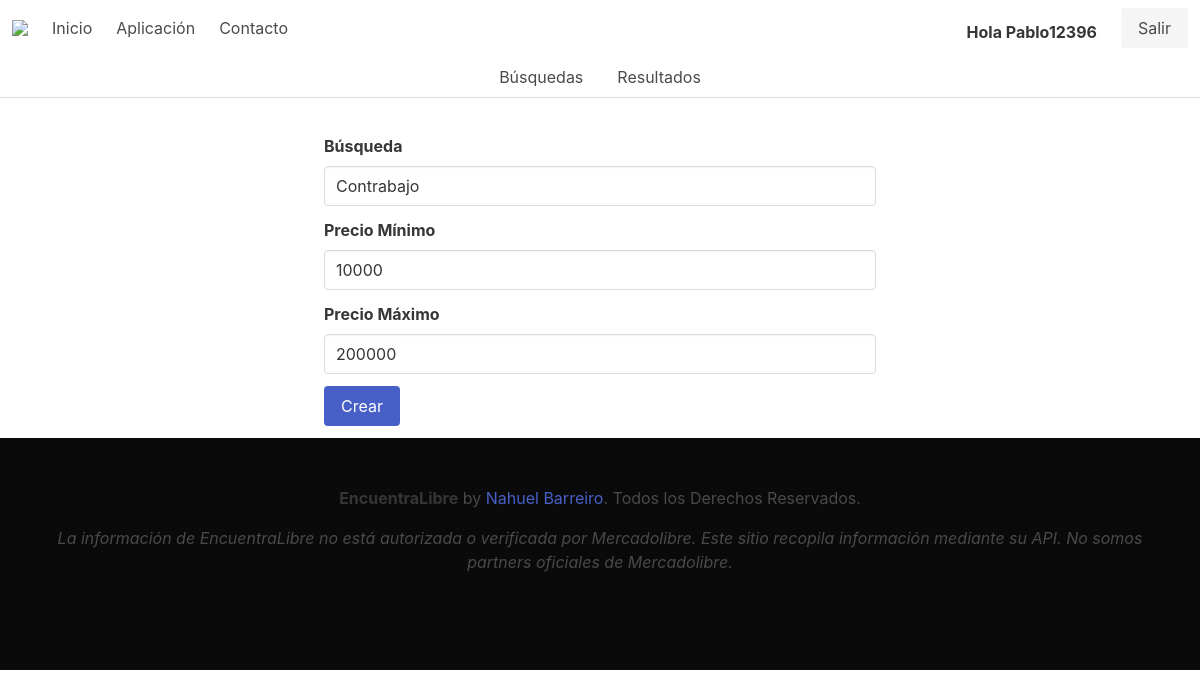
/aplicacion/busqueda/editar_busqueda/1 (signed in), run on the app's committed database.
### usuario/models.py (models this page shows, shortened)
class Usuario(AbstractBaseUser):
    username= models.CharField('Nombre de Usuario', unique=True, max_length=100)
    email=models.EmailField('Correo electrónico', unique=True, max_length=254)
    nombres=models.CharField('Nombres', max_length=200, blank=True, null=True)
    apellidos=models.CharField('Apellidos', max_length=200, blank=True, null=True)
    usuario_activo=models.BooleanField(default=True)
    usuario_administrador=models.BooleanField(default=False)
    objects=UsuarioManager()
    USERNAME_FIELD='username'
    REQUIRED_FIELDS=['email','nombres','apellidos']

### apiforms/models.py (models this page shows, shortened)
class Busqueda(models.Model):
    busqueda=models.CharField(max_length=30)
    precio_min=models.IntegerField(verbose_name="Precio mínimo")
    precio_max=models.IntegerField(verbose_name="Precio máximo")
    usuario= models.ForeignKey(Usuario, on_delete=models.CASCADE)

### apiforms/views.py (the view)
# urls.py: path('busqueda/editar_busqueda/<int:pk>', login_required(EditarBusqueda.as_view()), name = 'editar_busqueda'),
class EditarBusqueda(UpdateView):
    model = Busqueda
    template_name = 'crear_busqueda.html'
    form_class= BusquedaForm
    success_url= reverse_lazy('Busquedas')

### apiforms/forms.py
class BusquedaForm(forms.ModelForm):
    class Meta:
        model = Busqueda
        fields = ['busqueda', 'precio_min', 'precio_max']

### apiforms/templates/crear_busqueda.html (shortened to what this page needs)
{% extends 'base.html' %}
{% block body %}
 <div class="container">
     <div class="column is-three-fifths is-offset-one-fifth">
    <form method="POST">
    <div class="field">
        <label class="label">Búsqueda</label>
        <div class="control">
        {% with url_name=request.resolver_match.url_name %}
        <input class="input" type="text" name="busqueda" value="{% if url_name == 'editar_busqueda' %}{{ busqueda.busqueda }}{% endif %}">
        </div>
    </div>
    <div class="field">
        <label class="label">Precio Mínimo</label>
        <div class="control">
        <input class="input" type="number" name="precio_min" value="{% if url_name == 'editar_busqueda' %}{{ busqueda.precio_min }}{% endif %}">
        </div>
    </div>
    <div class="field">
        <label class="label">Precio Máximo</label>
        <div class="control">
        <input class="input" type="number" name="precio_max" value="{% if url_name == 'editar_busqueda' %}{{ busqueda.precio_max }}{% endif %}">
        </div>
        {% endwith %}
    </div>
        <button type="submit" class="button is-link">Crear</button>
    </form>
</div>
</div>
{% endblock body %}

### apiforms/templates/base.html (shortened to what this page needs)
<!DOCTYPE html>
<html lang="es">
<head>
    <link rel="stylesheet" href="https://cdn.jsdelivr.net/npm/bulma@0.9.0/css/bulma.min.css">
</head>
<body>
  <nav class="navbar" role="navigation" aria-label="main navigation">
    <div class="navbar-brand">
      <a class="navbar-item" href="{% url 'inicio' %}">
        <img src="https://i.ibb.co/6vRvy2S/index.png"/>
      </a>
    </div>
  <div id="navbarBasicExample" class="navbar-menu">
    <div class="navbar-start">
      <a class="navbar-item" href="{% url 'inicio' %}">
        Inicio
      </a>
      <a class="navbar-item" href="{% url 'Busquedas' %}">
        Aplicación
      </a>
        <a class="navbar-item" href="{% url 'contacto' %}">
          Contacto
        </a>
      </div>
    </div>
    <div class="navbar-end">
      <div class="navbar-item">
        <div class="buttons">
          {% if request.user.is_authenticated %}
            <strong class="mx-5">Hola {{ request.user.username }}</strong>
            <a class="button is-light" href="{% url 'logout' %}">
              Salir
            </a>
          {% endif %}
        </div>
      </div>
    </div>
</nav>
    <div class="tabs is-centered is-boxed">
        <ul>
        {% with url_name=request.resolver_match.url_name %}
          <li class="{% if url_name == 'Busquedas' %}is-active{% endif %}"><a href="{% url 'Busquedas' %}">Búsquedas</a></li>
          <li class="{% if url_name == 'resultados' %}is-active{% endif %}"><a href="{% url 'resultados' %}">Resultados</a></li>
        {% endwith %}
        </ul>
      </div>
      <div id="wrap">
        <div id="main">
    {% block body %}
    {% endblock body %}
  </div>
</div>
    <div id="footer">
      <footer class="footer has-background-black">
        <div class="content has-text-centered">
          <p>
            <strong>EncuentraLibre</strong> by <a href="mailto:nahuelbarreiro@gmail.com">Nahuel Barreiro</a>. Todos los Derechos Reservados.
            </p>
            <p style="font-style: oblique;">
             La información de EncuentraLibre no está autorizada o verificada por Mercadolibre. Este sitio recopila información mediante su API. No somos partners oficiales de Mercadolibre.
          </p>
        </div>
      </footer>
    </div>
</body>
</html>

### data on the page
Usuario: user.username "Pablo12396"
Busqueda: busqueda "Contrabajo", precio_min "10000", precio_max "200000"
